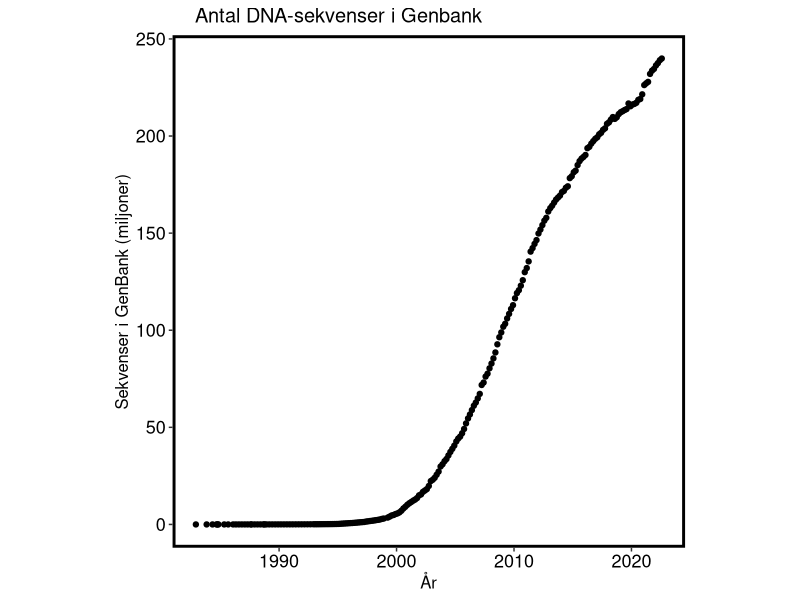

This figure's R source:
#!/usr/bin/env Rscript

# Generate plot for GenBank sequences

library(ggplot2)
library(scales)
library(cowplot)

infile <- read.csv("GenBank_Stats.v2.tsv", header=T, sep="\t")
infile$Date <- as.Date(infile$Date)
infile$GB_Sequences2 <- infile$GB_Sequences/1000000	# Abbreviate the Y axis to millions

png("Sekvenser_i_GenBank.png")
ggplot(infile, aes(x=Date, y=GB_Sequences2)) + geom_point() +
	scale_x_date(date_labels = "%Y") +
	labs(x = "År", y = "Sekvenser i GenBank (miljoner)",
		title = "Antal DNA-sekvenser i Genbank") +
	background_grid(major = "none", minor = "none") +
	panel_border(colour = "black", size = 2) +
	theme(plot.title = element_text(hjust = 0.1)) +
	theme(panel.spacing = unit(0.1, "lines")) +
	theme(legend.title=element_blank()) +
	theme(text=(element_text(size=12))) +
	theme(axis.text=(element_text(size=13, colour = "Black"))) +
	theme(panel.background = element_blank()) +
	theme(legend.key = element_blank()) +
	theme(legend.text = element_text(face = "italic")) +
	theme(aspect.ratio=1)
dev.off()

###

# Old version - full numbers on Y axis
#
#png("OLD_Sekvenser_i_GenBank.png")
#ggplot(infile, aes(x=Date, y=GB_Sequences)) + geom_point() +
#	scale_x_date(date_labels = "%Y") +
#	scale_y_continuous(labels=function(x) format(x, big.mark = ".", scientific = FALSE)) +
#	labs(x = "År", y = "Sekvenser i GenBank",
#		title = "Antal DNA-sekvenser i Genbank") +
#	background_grid(major = "none", minor = "none") +
#	panel_border(colour = "black", size = 2) +
#	theme(plot.title = element_text(hjust = 0.1)) +
#	theme(panel.spacing = unit(0.1, "lines")) +
#	theme(legend.title=element_blank()) +
#	theme(text=(element_text(size=12))) +
#	theme(axis.text=(element_text(size=13, colour = "Black"))) +
#	theme(panel.background = element_blank()) +
#	theme(legend.key = element_blank()) +
#	theme(legend.text = element_text(face = "italic")) +
#	theme(aspect.ratio=1)
#dev.off()

###

sessionInfo()

#R version 3.6.1 (2019-07-05)
#Platform: x86_64-conda_cos6-linux-gnu (64-bit)
#Running under: CentOS Linux 7 (Core)
#
#Matrix products: default
#BLAS/LAPACK: /export/home/local/packages/Anaconda3-2019.10/lib/R/lib/libRblas.so
#
#locale:
# [1] LC_CTYPE=en_US.UTF-8       LC_NUMERIC=C
# [3] LC_TIME=en_US.UTF-8        LC_COLLATE=en_US.UTF-8
# [5] LC_MONETARY=en_US.UTF-8    LC_MESSAGES=en_US.UTF-8
# [7] LC_PAPER=en_US.UTF-8       LC_NAME=C
# [9] LC_ADDRESS=C               LC_TELEPHONE=C
#[11] LC_MEASUREMENT=en_US.UTF-8 LC_IDENTIFICATION=C
#
#attached base packages:
#[1] stats     graphics  grDevices utils     datasets  methods   base
#
#other attached packages:
#[1] cowplot_1.1.1 scales_1.2.0  ggplot2_3.3.6
#
#loaded via a namespace (and not attached):
# [1] magrittr_2.0.3   tidyselect_1.1.2 munsell_0.5.0    colorspace_2.0-3
# [5] R6_2.5.1         rlang_1.0.4      fansi_1.0.3      dplyr_1.0.9
# [9] grid_3.6.1       gtable_0.3.0     utf8_1.2.2       cli_3.3.0
#[13] DBI_1.1.2        withr_2.5.0      assertthat_0.2.1 digest_0.6.29
#[17] tibble_3.1.8     lifecycle_1.0.1  purrr_0.3.4      farver_2.1.1
#[21] vctrs_0.4.1      glue_1.6.2       labeling_0.4.2   compiler_3.6.1
#[25] pillar_1.8.0     generics_0.1.3   pkgconfig_2.0.3
